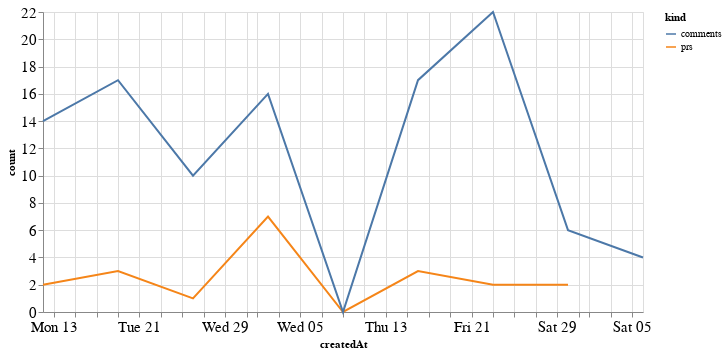

Notebook code cell kept with this figure:
### Code cell
alt.Chart(total_time, width=600).mark_line().encode(
    x='createdAt',
    y='count',
    color='kind'
)

### Figure 1 — Vega-Lite specification as saved in the notebook (floating-point values rounded to 4 significant figures)
{"config": {"axisLeft": {"labelFontSize": 15}, "axisBottom": {"labelFontSize": 15}}, "data": {"name": "data-3048400285227dbb777a4b039baec180"}, "mark": "line", "encoding": {"color": {"type": "nominal", "field": "kind"}, "x": {"type": "temporal", "field": "createdAt"}, "y": {"type": "quantitative", "field": "count"}}, "width": 600, "$schema": "https://vega.github.io/schema/vega-lite/v4.8.1.json", "datasets": {"data-3048400285227dbb777a4b039baec180": [{"createdAt": "2020-07-12T00:00:00", "kind": "prs", "count": 2.0}, {"createdAt": "2020-07-19T00:00:00", "kind": "prs", "count": 3.0}, {"createdAt": "2020-07-26T00:00:00", "kind": "prs", "count": 1.0}, {"createdAt": "2020-08-02T00:00:00", "kind": "prs", "count": 7.0}, {"createdAt": "2020-08-09T00:00:00", "kind": "prs", "count": 0.0}, {"createdAt": "2020-08-16T00:00:00", "kind": "prs", "count": 3.0}, {"createdAt": "2020-08-23T00:00:00", "kind": "prs", "count": 2.0}, {"createdAt": "2020-08-30T00:00:00", "kind": "prs", "count": 2.0}, {"createdAt": "2020-09-06T00:00:00", "kind": "prs", "count": null}, {"createdAt": "2020-07-12T00:00:00", "kind": "comments", "count": 14.0}, {"createdAt": "2020-07-19T00:00:00", "kind": "comments", "count": 17.0}, {"createdAt": "2020-07-26T00:00:00", "kind": "comments", "count": 10.0}, {"createdAt": "2020-08-02T00:00:00", "kind": "comments", "count": 16.0}, {"createdAt": "2020-08-09T00:00:00", "kind": "comments", "count": 0.0}, {"createdAt": "2020-08-16T00:00:00", "kind": "comments", "count": 17.0}, {"createdAt": "2020-08-23T00:00:00", "kind": "comments", "count": 22.0}, {"createdAt": "2020-08-30T00:00:00", "kind": "comments", "count": 6.0}, {"createdAt": "2020-09-06T00:00:00", "kind": "comments", "count": 4.0}]}}
